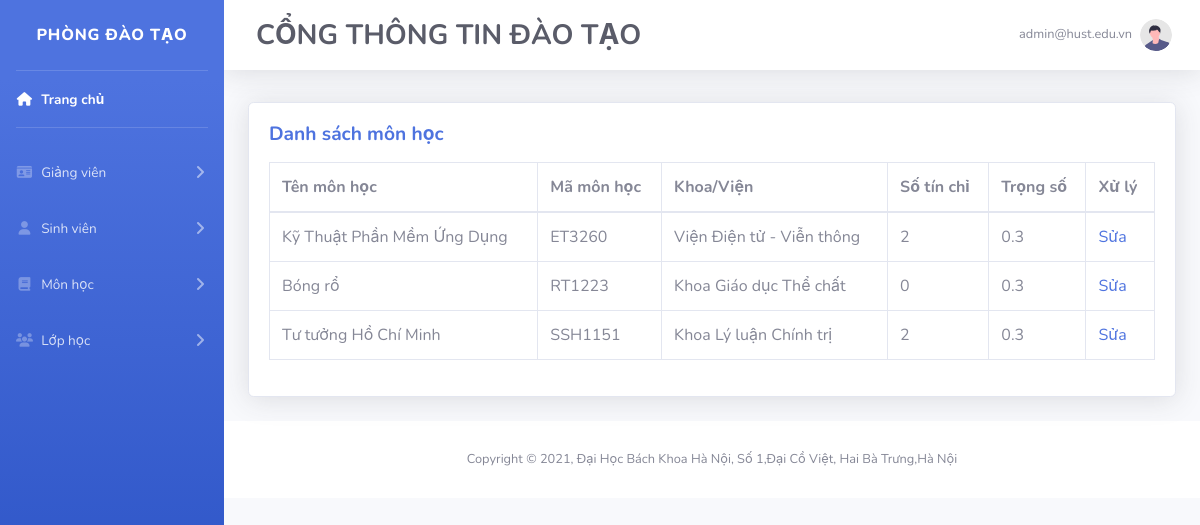
The page /admin/list_subject.php (signed in) on the database its author committed.
### tables this page shows
CREATE TABLE `subject` (
  `subject_name` varchar(255) NOT NULL,
  `subject_id` varchar(11) NOT NULL,
  `Ma_Khoa` varchar(5) NOT NULL,
  `So_Tin` float NOT NULL,
  `Trong_So` float NOT NULL,
  `time` datetime NOT NULL DEFAULT current_timestamp()
);

CREATE TABLE `khoa_data` (
  `Ma_Khoa` varchar(5) NOT NULL,
  `Ten_Khoa` varchar(255) NOT NULL,
  `Dia_Chi` varchar(255) NOT NULL
);

### admin/list_subject.php (the view, shortened to what this page needs)
<!DOCTYPE html>
<html lang="en">
<head>
    <link href="../vendor/fontawesome-free/css/all.min.css" rel="stylesheet" type="text/css">
    <link href="../css/sb-admin-2.css" rel="stylesheet">
</head>
<body id="page-top">
    <div id="wrapper">
        <?php
            require("front_end/sidebar.php");
        ?>
        <div id="content-wrapper" class="d-flex flex-column">
            <?php
                    require("front_end/topbar.php");
                ?>
                <div class="container-fluid">
                    <div class="row">
                        <div class="col-lg-12">
                            <div class="card mb-4 shadow mt-2">
                                <div class="card-body">
                                    <h6 class="m-0 font-weight-bold text-primary mb-3"style="font-size: 1.2rem;">Danh sách môn học</h6>
                                    <div class="table-responsive">
                                        <table class="table table-bordered" id="dataTable" width="100%" cellspacing="0">
                                            <thead>
                                            <tr>
                                                <th>Tên môn học</th>
                                                <th>Mã môn học</th>
                                                <th>Khoa/Viện</th>
                                                <th>Số tín chỉ</th>
                                                <th>Trọng số</th>
                                                <th>Xử lý</th>
                                            </tr>
                                            </thead>
                                            <tbody>
                                                <?php
                                                    include"../database/config.php";
                                                    $sql = "SELECT * FROM subject
                                                            LEFT JOIN khoa_data
                                                            ON subject.Ma_Khoa = khoa_data.Ma_Khoa
                                                            ORDER BY subject.time DESC";
                                                    $result = mysqli_query($conn,$sql);
                                                    if(mysqli_num_rows($result)>0){
                                                        while($row = mysqli_fetch_assoc($result)){
                                                            echo"<tr>";
                                                            echo"<td>".$row['subject_name']."</td>";
                                                            echo"<td>".$row['subject_id']."</td>";
                                                            echo"<td>".$row['Ten_Khoa']."</td>";
                                                            echo"<td>".$row['So_Tin']."</td>";
                                                            echo"<td>".$row['Trong_So']."</td>";
                                                            echo"<td><a href = 'change_in4_subject.php?subject_name=".$row['subject_name']."'>Sửa</a></td>";
                                                            echo"</tr>";
                                                        }
                                                    }
                                                ?>
                                            </tbody>
                                        </table>
                                        </div>
                                </div>
                            </div>
                        </div>
                    </div>
                </div>
                <?php
                    require("front_end/footer.php");
                ?>
        </div>
    </div>
</body>
</html>

### admin/front_end/sidebar.php (shortened to what this page needs)
<ul class="navbar-nav bg-gradient-primary sidebar sidebar-dark accordion" id="accordionSidebar">
    <a class="sidebar-brand d-flex align-items-center justify-content-center" href="admin.php">
        <div class="sidebar-brand-text mx-3">Phòng đào tạo</div>
    </a>
    <hr class="sidebar-divider my-0">
    <li class="nav-item active">
        <a class="nav-link" href="admin.php">
            <i class="fas fa-fw fa-home"></i>
            <span>Trang chủ</span></a>
    </li>
    <hr class="sidebar-divider">
    <li class="nav-item">
        <a class="nav-link collapsed" href="#" data-toggle="collapse" data-target="#collapseTwo"
            aria-expanded="true" aria-controls="collapseTwo">
            <i class="fas fa-fw fa-id-card"></i>
            <span>Giảng viên</span>
        </a>
    </li>
    <li class="nav-item">
        <a class="nav-link collapsed" href="#" data-toggle="collapse" data-target="#collapseUtilities"
            aria-expanded="true" aria-controls="collapseUtilities">
            <i class="fas fa-fw fa-user"></i>
            <span>Sinh viên</span>
        </a>
    </li>
    <li class="nav-item">
        <a class="nav-link collapsed" href="#" data-toggle="collapse" data-target="#subject_sidebar"
            aria-expanded="true" aria-controls="subject_sidebar">
            <i class="fas fa-fw fa-book"></i>
            <span>Môn học</span>
        </a>
    </li>
    <li class="nav-item">
        <a class="nav-link collapsed" href="#" data-toggle="collapse" data-target="#class_sidebar"
            aria-expanded="true" aria-controls="class_sidebar">
            <i class="fas fa-fw fa-users"></i>
            <span>Lớp học</span>
        </a>
    </li>
</ul>

### admin/front_end/topbar.php (shortened to what this page needs)
<nav class="navbar navbar-expand navbar-light bg-white topbar mb-4 static-top shadow">
    <div class="sidebar-brand-text mx-3 font-weight-bold text-gray-800" style="font-size: 1.75rem;">
        CỔNG THÔNG TIN ĐÀO TẠO
    </div>
    <ul class="navbar-nav ml-auto">
        <li class="nav-item dropdown no-arrow">
            <a class="nav-link dropdown-toggle" href="#" id="userDropdown" role="button"
                data-toggle="dropdown" aria-haspopup="true" aria-expanded="false">
                <?php
                    echo'<span class="mr-2 d-none d-lg-inline text-gray-600 small">'.$_SESSION['CurrenUser'].'</span>';
                ?>
                <img class="img-profile rounded-circle"
                    src="../img/undraw_profile.svg">
            </a>
        </li>
    </ul>
</nav>

### admin/front_end/footer.php
<footer class="sticky-footer bg-white">
    <div class="container my-auto">
        <div class="copyright text-center my-auto">
            <span>Copyright &copy; 2021, Đại Học Bách Khoa Hà Nội, </span>
            <span>Số 1,Đại Cồ Việt, Hai Bà Trưng,Hà Nội</span>
        </div>
    </div>
</footer>

### rows shown on the page
subject: subject_name "Kỹ Thuật Phần Mềm Ứng Dụng", subject_id "ET3260", khoa_data.Ten_Khoa "Viện Điện tử - Viễn thông", So_Tin "2", Trong_So "0.3"
subject: subject_name "Bóng rổ", subject_id "RT1223", khoa_data.Ten_Khoa "Khoa Giáo dục Thể chất", So_Tin "0", Trong_So "0.3"
subject: subject_name "Tư tưởng Hồ Chí Minh", subject_id "SSH1151", khoa_data.Ten_Khoa "Khoa Lý luận Chính trị", So_Tin "2", Trong_So "0.3"

### other values the page prints
$_SESSION['CurrenUser'] "admin@hust.edu.vn"
